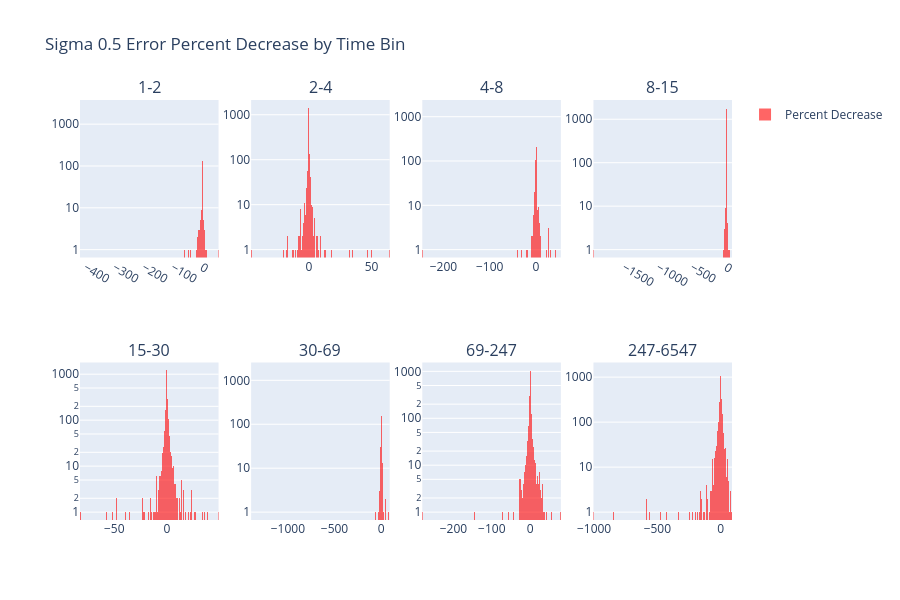

Source (notebook cell):
### Code cell
error_change_proportion_by_time_bin(S0_5_unary, data[0.5][0]['static_info'])

### Figure 1 — Plotly figure (JSON) as saved in the notebook; plotly's stock layout.template omitted (floating-point values rounded to 4 significant figures; data arrays with more than 128 entries replaced by an {"elided": "..."} marker saying what was removed)
{"data": [{"marker": {"color": "red"}, "name": "Percent Decrease", "opacity": 0.6, "showlegend": true, "type": "histogram", "x": {"elided": "5347 float values"}, "xaxis": "x", "yaxis": "y"}, {"marker": {"color": "red"}, "name": "Percent Decrease", "opacity": 0.6, "showlegend": false, "type": "histogram", "x": {"elided": "3428 float values"}, "xaxis": "x2", "yaxis": "y2"}, {"marker": {"color": "red"}, "name": "Percent Decrease", "opacity": 0.6, "showlegend": false, "type": "histogram", "x": {"elided": "4039 float values"}, "xaxis": "x3", "yaxis": "y3"}, {"marker": {"color": "red"}, "name": "Percent Decrease", "opacity": 0.6, "showlegend": false, "type": "histogram", "x": {"elided": "3688 float values"}, "xaxis": "x4", "yaxis": "y4"}, {"marker": {"color": "red"}, "name": "Percent Decrease", "opacity": 0.6, "showlegend": false, "type": "histogram", "x": {"elided": "3887 float values"}, "xaxis": "x5", "yaxis": "y5"}, {"marker": {"color": "red"}, "name": "Percent Decrease", "opacity": 0.6, "showlegend": false, "type": "histogram", "x": {"elided": "3950 float values"}, "xaxis": "x6", "yaxis": "y6"}, {"marker": {"color": "red"}, "name": "Percent Decrease", "opacity": 0.6, "showlegend": false, "type": "histogram", "x": {"elided": "4048 float values"}, "xaxis": "x7", "yaxis": "y7"}, {"marker": {"color": "red"}, "name": "Percent Decrease", "opacity": 0.6, "showlegend": false, "type": "histogram", "x": {"elided": "4053 float values"}, "xaxis": "x8", "yaxis": "y8"}], "layout": {"annotations": [{"font": {"size": 16}, "showarrow": false, "text": "1-2", "x": 0.1062, "xanchor": "center", "xref": "paper", "y": 1, "yanchor": "bottom", "yref": "paper"}, {"font": {"size": 16}, "showarrow": false, "text": "2-4", "x": 0.3688, "xanchor": "center", "xref": "paper", "y": 1, "yanchor": "bottom", "yref": "paper"}, {"font": {"size": 16}, "showarrow": false, "text": "4-8", "x": 0.6313, "xanchor": "center", "xref": "paper", "y": 1, "yanchor": "bottom", "yref": "paper"}, {"font": {"size": 16}, "showarrow": false, "text": "8-15", "x": 0.8938, "xanchor": "center", "xref": "paper", "y": 1, "yanchor": "bottom", "yref": "paper"}, {"font": {"size": 16}, "showarrow": false, "text": "15-30", "x": 0.1062, "xanchor": "center", "xref": "paper", "y": 0.375, "yanchor": "bottom", "yref": "paper"}, {"font": {"size": 16}, "showarrow": false, "text": "30-69", "x": 0.3688, "xanchor": "center", "xref": "paper", "y": 0.375, "yanchor": "bottom", "yref": "paper"}, {"font": {"size": 16}, "showarrow": false, "text": "69-247", "x": 0.6313, "xanchor": "center", "xref": "paper", "y": 0.375, "yanchor": "bottom", "yref": "paper"}, {"font": {"size": 16}, "showarrow": false, "text": "247-6547", "x": 0.8938, "xanchor": "center", "xref": "paper", "y": 0.375, "yanchor": "bottom", "yref": "paper"}], "barmode": "overlay", "height": 600, "title": {"text": "Sigma 0.5 Error Percent Decrease by Time Bin"}, "xaxis": {"anchor": "y", "domain": [0, 0.2125]}, "xaxis2": {"anchor": "y2", "domain": [0.2625, 0.475]}, "xaxis3": {"anchor": "y3", "domain": [0.525, 0.7375]}, "xaxis4": {"anchor": "y4", "domain": [0.7875, 1]}, "xaxis5": {"anchor": "y5", "domain": [0, 0.2125]}, "xaxis6": {"anchor": "y6", "domain": [0.2625, 0.475]}, "xaxis7": {"anchor": "y7", "domain": [0.525, 0.7375]}, "xaxis8": {"anchor": "y8", "domain": [0.7875, 1]}, "yaxis": {"anchor": "x", "domain": [0.625, 1], "type": "log"}, "yaxis2": {"anchor": "x2", "domain": [0.625, 1], "type": "log"}, "yaxis3": {"anchor": "x3", "domain": [0.625, 1], "type": "log"}, "yaxis4": {"anchor": "x4", "domain": [0.625, 1], "type": "log"}, "yaxis5": {"anchor": "x5", "domain": [0, 0.375], "type": "log"}, "yaxis6": {"anchor": "x6", "domain": [0, 0.375], "type": "log"}, "yaxis7": {"anchor": "x7", "domain": [0, 0.375], "type": "log"}, "yaxis8": {"anchor": "x8", "domain": [0, 0.375], "type": "log"}}}
